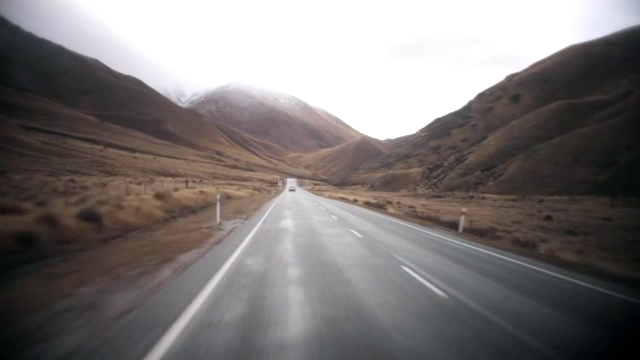
#> input picture frame 23 of videos/lane_detection_video.mp4, 640 x 360 px
$ python 'Lane detection - first transformations.py'
#> lines starting #> are read from the running program, lines starting #| are printed output that depends on the picture
#> further down, frame is the input picture: shape (360, 640, 3); mean B, G, R 118.7, 119.5, 124.3
import cv2
from cv2 import cvtColor
import numpy as np


def get_detect_lanes(image, filter='laplacian'):
#> called with filter = 'canny'
    grayscale_image = cv2.cvtColor(image, cv2.COLOR_BGR2GRAY)
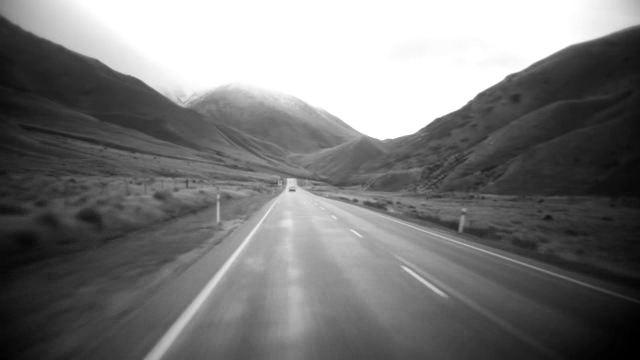
#> grayscale_image: shape (360, 640); min 0, max 255, mean 120.8
    if filter.lower() == 'laplacian':
        edge_kernel = np.array([
                        [0, 1, 0],
                        [1, -4, 1],
                        [0 ,1, 0]
                    ])
        result_image = cv2.filter2D(grayscale_image, -1, edge_kernel)
    elif filter.lower() == 'canny':
        result_image = cv2.Canny(grayscale_image, 70, 100)
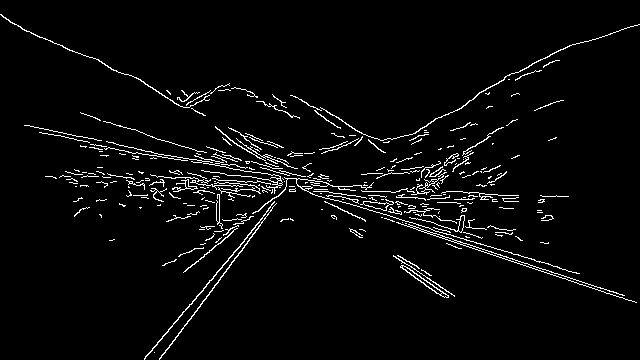
#> result_image: shape (360, 640); 3.7% white in thin lines or dots
    return result_image

video = cv2.VideoCapture('videos/lane_detection_video.mp4')

while video.isOpened():
    is_grabbed, frame = video.read()
    if not is_grabbed:
        break

    frame = get_detect_lanes(frame, 'canny')

    cv2.imshow("Lane Detection Video", frame)
    cv2.waitKey(20)

video.release()
cv2.destroyAllWindows()

$ run again, starting later in the video
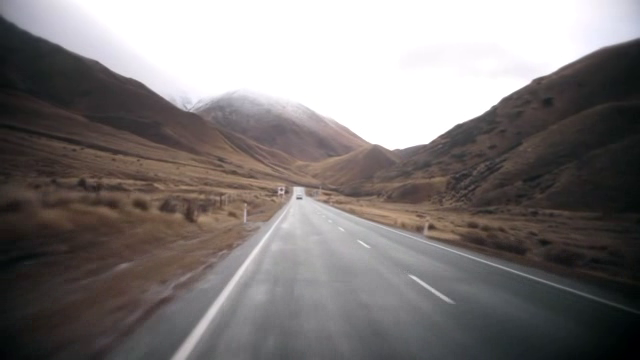
#> input picture frame 107 of videos/lane_detection_video.mp4, 640 x 360 px
#> frame is the input picture: shape (360, 640, 3); mean B, G, R 120.6, 121.4, 126.5
#> in get_detect_lanes, `grayscale_image = cv2.cvtColor(image, cv2.COLOR_BGR2GRAY)`:
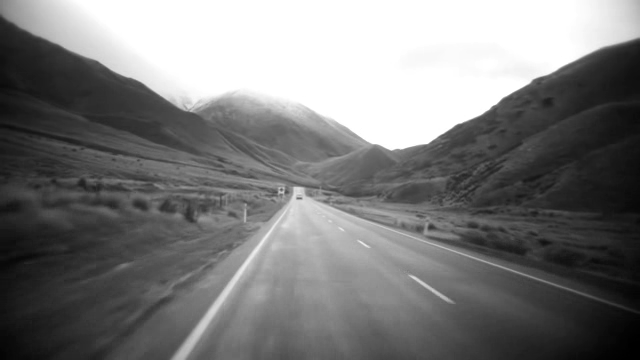
#> grayscale_image: shape (360, 640); min 0, max 255, mean 122.8
#> in get_detect_lanes, `result_image = cv2.Canny(grayscale_image, 70, 100)`:
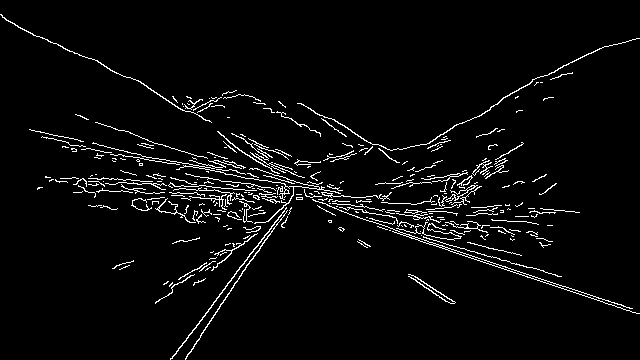
#> result_image: shape (360, 640); 4% white in thin lines or dots

$ run again, starting later in the video
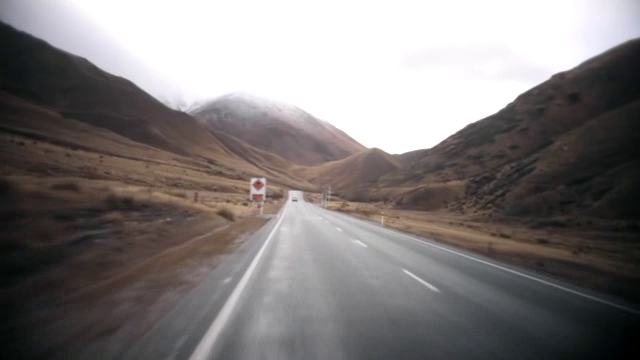
#> input picture frame 190 of videos/lane_detection_video.mp4, 640 x 360 px
#> frame is the input picture: shape (360, 640, 3); mean B, G, R 122.5, 122.9, 127.6
#> in get_detect_lanes, `grayscale_image = cv2.cvtColor(image, cv2.COLOR_BGR2GRAY)`:
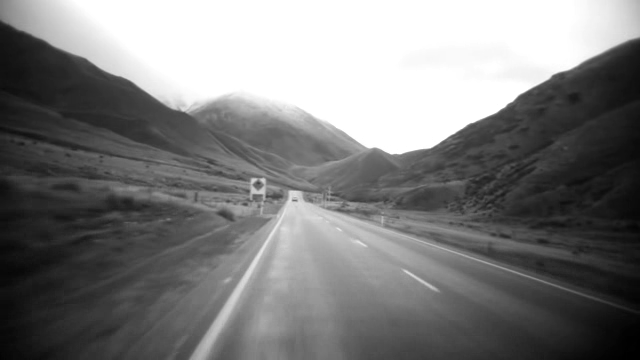
#> grayscale_image: shape (360, 640); min 0, max 255, mean 124.3
#> in get_detect_lanes, `result_image = cv2.Canny(grayscale_image, 70, 100)`:
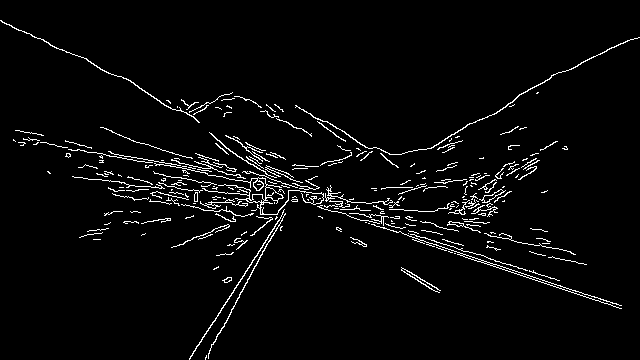
#> result_image: shape (360, 640); 3.5% white in thin lines or dots
